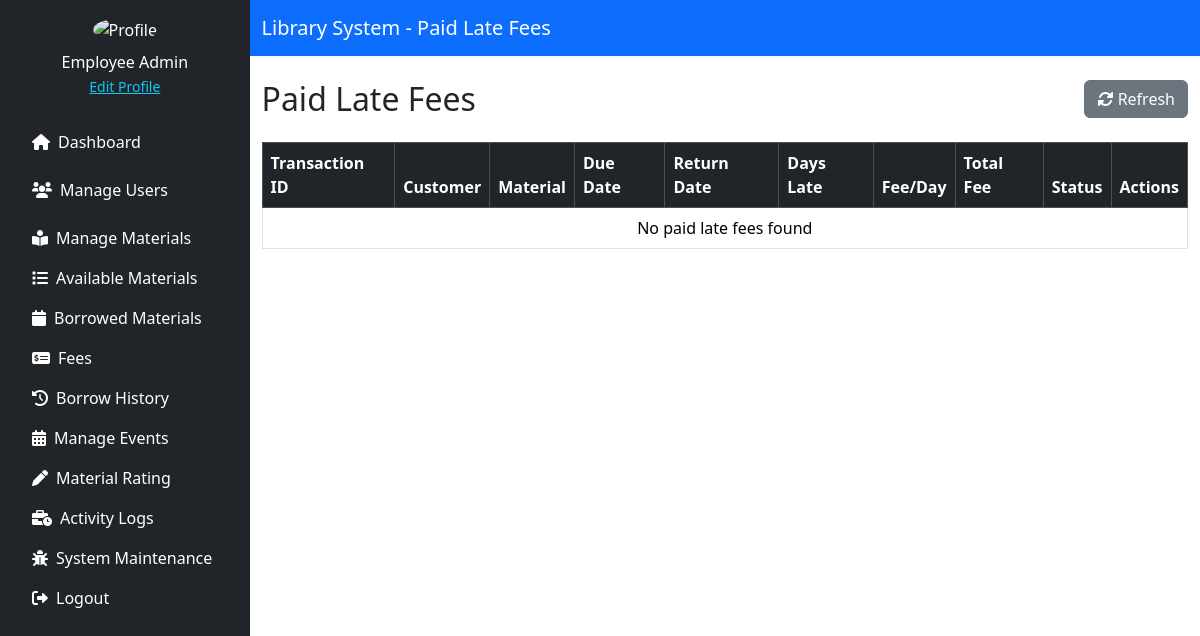
Before: /source/employee/late_fees.php (signed in) with the older database file.
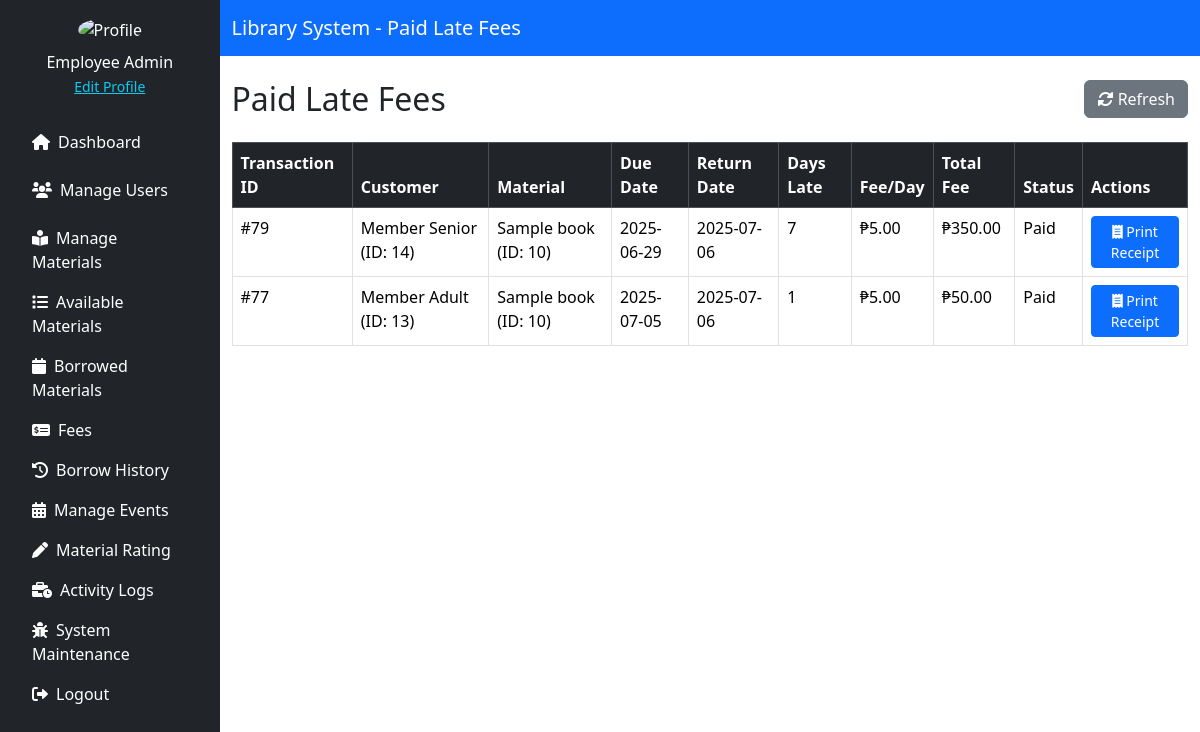
After: the same page with the newer database file.
### tables this page shows
CREATE TABLE `material_transactions` (
  `transaction_id` int(11) NOT NULL,
  `material_type` enum('book','digital','research') NOT NULL,
  `material_id` int(11) NOT NULL,
  `customer_id` int(11) NOT NULL,
  `action` enum('Reserve','Borrow','Return','Request Access','Approve Access','Grant Access') NOT NULL,
  `status` enum('Reserved','Borrowed','Returned','Cancelled','Overdue') DEFAULT 'Reserved',
  `action_date` datetime DEFAULT current_timestamp(),
  `due_date` datetime DEFAULT NULL,
  `return_date` datetime DEFAULT NULL,
  `late_fee` decimal(10,2) DEFAULT 0.00
);

CREATE TABLE `customer` (
  `customer_id` int(11) NOT NULL,
  `first_name` varchar(255) NOT NULL,
  `middle_name` varchar(255) DEFAULT NULL,
  `last_name` varchar(255) NOT NULL,
  `purok` varchar(255) DEFAULT NULL,
  `street` varchar(255) DEFAULT NULL,
  `barangay` varchar(255) NOT NULL,
  `city` varchar(255) NOT NULL,
  `postal_code` varchar(255) DEFAULT NULL,
  `phone_num` varchar(225) NOT NULL,
  `birthdate` date NOT NULL,
  `email` varchar(255) NOT NULL,
  `password` varchar(255) NOT NULL,
  `role_id` int(11) NOT NULL,
  `status` enum('Active','Inactive') NOT NULL DEFAULT 'Active'
);

### source/employee/late_fees.php (the view, shortened to what this page needs)
<?php
include '../../config/db_conn.php';
function getPaidLateFees($pdo) {
    $stmt = $pdo->query("
        SELECT
            t.transaction_id,
            CONCAT(c.first_name, ' ', COALESCE(c.middle_name, ''), ' ', c.last_name) AS customer_name,
            c.customer_id,
            CASE
                WHEN t.material_type = 'book' THEN b.title
                WHEN t.material_type = 'digital' THEN d.title
                WHEN t.material_type = 'research' THEN r.title
            END AS material_title,
            t.material_id,
            DATE(t.due_date) AS due_date,
            DATE(t.return_date) AS return_date,
            DATEDIFF(t.return_date, t.due_date) AS days_late,
            5.00 AS fee_per_day,
            t.late_fee AS total_fee,
            'Paid' AS status
        FROM material_transactions t
        JOIN customer c ON t.customer_id = c.customer_id
        LEFT JOIN material_books b ON t.material_type = 'book' AND t.material_id = b.id
        LEFT JOIN material_digital_media d ON t.material_type = 'digital' AND t.material_id = d.id
        LEFT JOIN material_research r ON t.material_type = 'research' AND t.material_id = r.id
        WHERE t.late_fee > 0 AND t.status = 'Returned'
        ORDER BY t.return_date DESC
    ");
    return $stmt->fetchAll(PDO::FETCH_ASSOC);
}
$lateFees = getPaidLateFees($pdo);
?>
<!DOCTYPE html>
<html lang="en">
<head>
    <link href="https://cdn.jsdelivr.net/npm/bootstrap@5.3.3/dist/css/bootstrap.min.css" rel="stylesheet">
    <link href="https://cdnjs.cloudflare.com/ajax/libs/font-awesome/6.0.0/css/all.min.css" rel="stylesheet">
</head>
<body>
<div class="d-flex">
    <?php include './includes/sidebar.php'; ?>
    <div class="flex-grow-1">
        <nav class="navbar navbar-expand-lg navbar-dark bg-primary">
            <div class="container">
                <a class="navbar-brand" href="#">Library System - Paid Late Fees</a>
            </div>
        </nav>
        <div class="container mt-4">
            <div class="d-flex justify-content-between mb-3">
                <h2>Paid Late Fees</h2>
                <div>
                    <button class="btn btn-secondary" onclick="window.location.reload()">
                        <i class="fas fa-sync-alt"></i> Refresh
                    </button>
                </div>
            </div>
            <table class="table table-bordered">
                <thead class="table-dark">
                    <tr>
                        <th>Transaction ID</th>
                        <th>Customer</th>
                        <th>Material</th>
                        <th>Due Date</th>
                        <th>Return Date</th>
                        <th>Days Late</th>
                        <th>Fee/Day</th>
                        <th>Total Fee</th>
                        <th>Status</th>
                        <th>Actions</th>
                    </tr>
                </thead>
                <tbody>
                    <?php foreach ($lateFees as $fee): ?>
                        <tr class="paid">
                            <td>#<?= $fee['transaction_id'] ?></td>
                            <td><?= $fee['customer_name'] ?> (ID: <?= $fee['customer_id'] ?>)</td>
                            <td><?= $fee['material_title'] ?> (ID: <?= $fee['material_id'] ?>)</td>
                            <td><?= $fee['due_date'] ?></td>
                            <td><?= $fee['return_date'] ?></td>
                            <td><?= $fee['days_late'] ?></td>
                            <td>₱<?= number_format($fee['fee_per_day'], 2) ?></td>
                            <td>₱<?= number_format($fee['total_fee'], 2) ?></td>
                            <td><?= $fee['status'] ?></td>
                            <td>
                                <form method="POST" target="_blank">
                                    <button type="submit" class="btn btn-primary btn-sm">
                                        <i class="fas fa-receipt"></i> Print Receipt
                                    </button>
                                </form>
                            </td>
                        </tr>
                    <?php endforeach; ?>
                    <?php if (empty($lateFees)): ?>
                        <tr>
                            <td colspan="10" class="text-center">No paid late fees found</td>
                        </tr>
                    <?php endif; ?>
                </tbody>
            </table>
        </div>
    </div>
</div>
</body>
</html>

### source/employee/includes/sidebar.php
<div class="bg-dark text-white p-3" style="width: 250px; height: 100vh;">
    <div class="text-center mb-4">
        <img src="https://cdn-icons-png.flaticon.com/512/3135/3135715.png" class="rounded-circle" width="80" alt="Profile">
        <p class="mt-2 mb-0"><?= htmlspecialchars($_SESSION['user_name']) ?></p>
        <a href="edit_profile.php" class="text-info small">Edit Profile</a>
    </div>
    <ul class="nav nav-pills flex-column">
        <li class="nav-item mb-2">
            <a class="nav-link text-white" href="../employee/dashboard.php"><i class="fas fa-home me-2"></i>Dashboard</a>
        </li>
        <?php
        $allowed_roles = [1, 2, 6];
        if (in_array($_SESSION['role_id'], $allowed_roles)) {
            echo '
            <li class="nav-item mb-2">
                <a class="nav-link text-white" href="../employee/manage_users.php">
                    <i class="fas fa-users me-2"></i>Manage Users
                </a>
            </li>';
        }
        ?>
        <li class="nav-item">
            <a class="nav-link text-white" href="../employee/materials_management.php"><i class="fa-solid fa-book-open-reader me-2"></i>Manage Materials</a>
        </li>
        <li class="nav-item">
            <a class="nav-link text-white" href="../employee/available_materials.php"><i class="fas fa-list me-2"></i>Available Materials</a>
        </li>
        <li class="nav-item">
            <a class="nav-link text-white" href="../employee/borrowed_materials.php"><i class="fa-solid fa-calendar me-2">‌</i>Borrowed Materials</a>
        </li>
        <li class="nav-item">
            <a class="nav-link text-white" href="../employee/late_fees.php"><i class="fa-solid fa-money-check-dollar me-2">‌</i>Fees</a>
        </li>
        <li class="nav-item">
            <a class="nav-link text-white" href="../employee/borrow_history.php"><i class="fa-solid fa-history me-2">‌</i>Borrow History</a>
        </li>
        <li class="nav-item">
            <a class="nav-link text-white" href="../employee/manage_events.php"><i class="fa-solid fa-calendar-days me-2">‌</i>Manage Events</a>
        </li>
        <li class="nav-item">
            <a class="nav-link text-white" href="../employee/rate.php"><i class="fa-solid fa-pen me-2">‌</i>Material Rating</a>
        </li>
        <li class="nav-item">
            <a class="nav-link text-white" href="../employee/activity_logs.php"><i class="fa-solid fa-business-time me-2">‌</i>Activity Logs</a>
        </li>
        <li class="nav-item">
            <a class="nav-link text-white" href="../employee/system_maintenance.php"><i class="fa-solid fa-bug me-2">‌</i>System Maintenance</a>
        </li>
        <li class="nav-item">
            <a class="nav-link text-white" href="./includes/logout.php"><i class="fas fa-sign-out-alt me-2"></i>Logout</a>
        </li>
    </ul>
</div>

### source/employee/late_fees.php (style rules this page uses)
.paid { background-color: #ddffdd; }

Changed rows visible on the page:
added material_transactions: transaction_id "79", customer_name "Member Senior", customer.customer_id "14", material_title "Sample book", material "10", due_date "2025-06-29", return_date "2025-07-06", days_late "7", fee_per_day "5.00", late_fee "350.00", status "Paid"
added material_transactions: transaction_id "77", customer_name "Member Adult", customer.customer_id "13", material_title "Sample book", material "10", due_date "2025-07-05", return_date "2025-07-06", days_late "1", fee_per_day "5.00", late_fee "50.00", status "Paid"
Other visible differences:
text no longer shown: "No paid late fees found"
